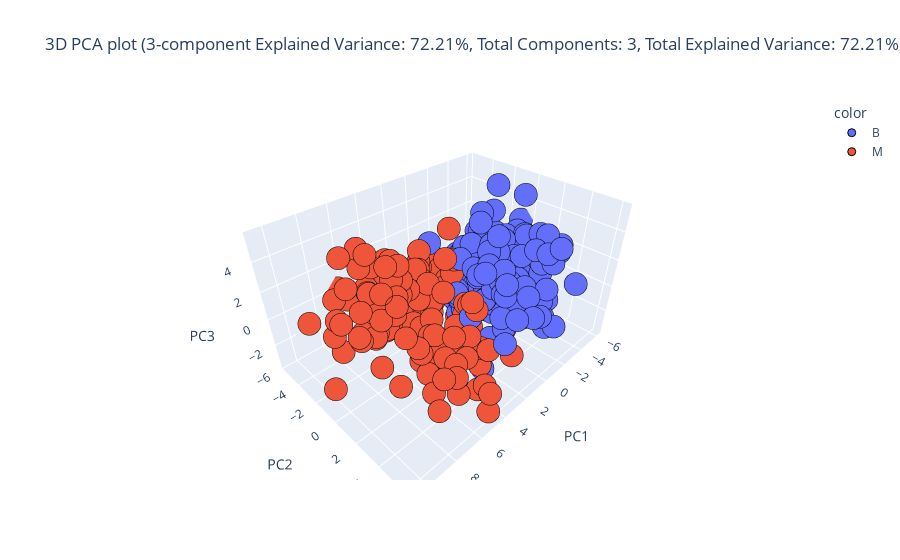

Notebook code for this chart:
### Code cell
_, pca3d_train_df, _, pca3d_test_df = eda.dimensionality_reduction(train_df, test_df, identifier=id_features, categorical=categorical_features, continuous=continuous_features, target="Diagnosis", method="pca", plot_type="3d", components=3)

### Figure 1 — Plotly figure (JSON) as saved in the notebook; plotly's stock layout.template omitted (floating-point values rounded to 4 significant figures; data arrays with more than 128 entries replaced by an {"elided": "..."} marker saying what was removed)
{"data": [{"hovertemplate": "color=B<br>PC1=%{x}<br>PC2=%{y}<br>PC3=%{z}<extra></extra>", "legendgroup": "B", "marker": {"color": "#636efa", "line": {"color": "Black", "width": 1}, "opacity": 1, "symbol": "circle"}, "mode": "markers", "name": "B", "scene": "scene", "showlegend": true, "type": "scatter3d", "x": {"elided": "271 float values"}, "y": {"elided": "271 float values"}, "z": {"elided": "271 float values"}}, {"hovertemplate": "color=M<br>PC1=%{x}<br>PC2=%{y}<br>PC3=%{z}<extra></extra>", "legendgroup": "M", "marker": {"color": "#EF553B", "line": {"color": "Black", "width": 1}, "opacity": 1, "symbol": "circle"}, "mode": "markers", "name": "M", "scene": "scene", "showlegend": true, "type": "scatter3d", "x": {"elided": "137 float values"}, "y": {"elided": "137 float values"}, "z": {"elided": "137 float values"}}], "layout": {"legend": {"title": {"text": "color"}, "tracegroupgap": 0}, "scene": {"domain": {"x": [0, 1], "y": [0, 1]}, "xaxis": {"title": {"text": "PC1"}}, "yaxis": {"title": {"text": "PC2"}}, "zaxis": {"title": {"text": "PC3"}}}, "title": {"text": "3D PCA plot (3-component Explained Variance: 72.21%, Total Components: 3, Total Explained Variance: 72.21%)"}}}
